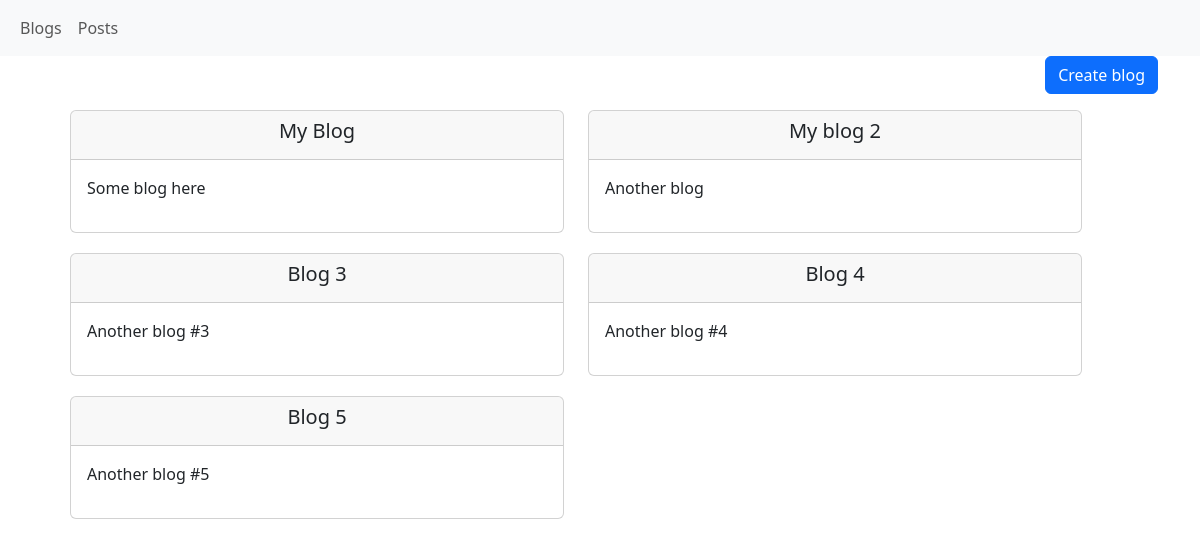
The app's page /blogs/ with its own data.
### blogs/models.py (models this page shows)
class Blog(models.Model):
    title = models.CharField(max_length=128, blank=False)
    theme = models.CharField(max_length=256, blank=False)
    author = models.ForeignKey(User, on_delete=models.CASCADE)
    creation_date = models.DateTimeField(auto_now=True)

### blogs/views.py (the view)
# urls.py: path('', views.list_blog, name='blog_list'),
def list_blog(request):
    blogs = Blog.objects.all()
    ctx = {'title': 'Blogs',
           'blogs': list(blogs),}
    return render(request, 'blog_list.html', ctx)

### blogs/templates/blog_list.html
{% extends 'base.html' %}
{% block content %}
<div class="container">
    <div class="d-grid gap-2 d-md-flex justify-content-end">
        <a href="{% url 'blog_create' %}"
            class="btn btn-primary">Create blog</a>
    </div>
    <div class="row row-cols-1 row-cols-md-2 m-3">
        {% for blog in blogs %}
        <div class="row">
            <div class="col">
                <a class="text" href="{% url 'blog_content' id=blog.id %}">
                    <div class="card" id="card-blog">
                        <div class="card-header text-center">
                            <h5>{{ blog.title }}</h5>
                        </div>
                        <div class="card-body">
                            <p>{{ blog.theme }}</p>
                        </div>
                    </div>
                </a>
            </div>
        </div>
        {% endfor %}
    </div>
</div>
{% endblock %}

### static/css/style.css (style rules this page uses)
a.text:active, a.text:hover, a.text { text-decoration: none; color: black; }
div.card { margin-bottom: 20px; }

### records on screen
Blog: title "My Blog", theme "Some blog here"
Blog: title "My blog 2", theme "Another blog"
Blog: title "Blog 3", theme "Another blog #3"
Blog: title "Blog 4", theme "Another blog #4"
Blog: title "Blog 5", theme "Another blog #5"
